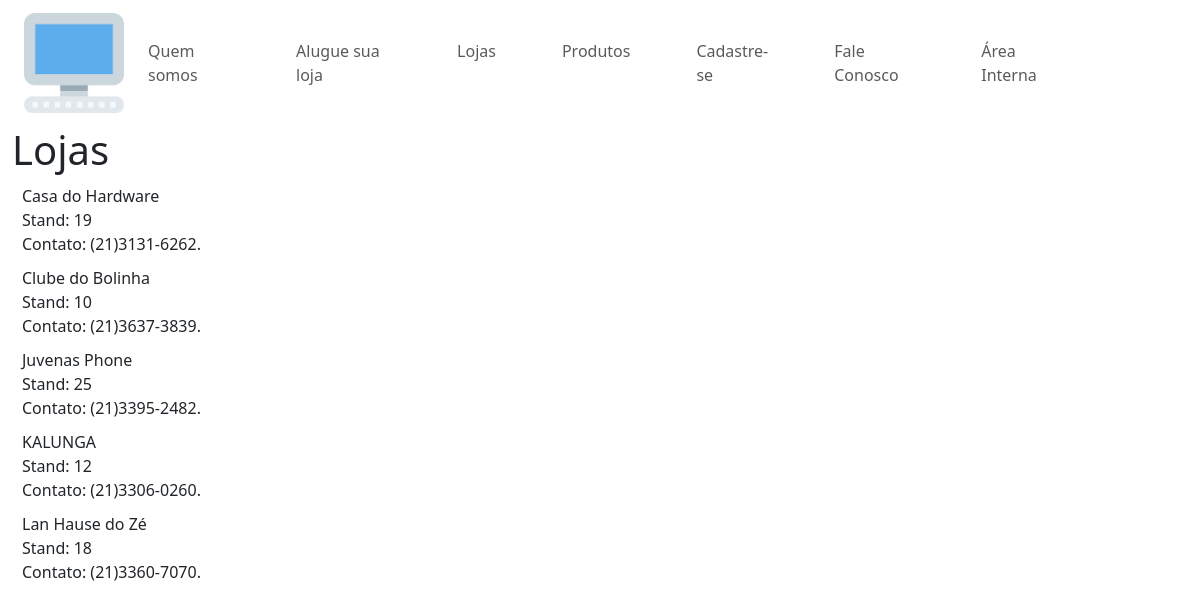
/lojas, run on the app's committed database.
### cadastro/models.py (models this page shows, shortened)
class Loja(models.Model):
    nome = models.CharField(max_length=100)
    telefone = models.CharField(max_length=20)
    numero = models.IntegerField(max_length = 5 ,null=True ,blank=True)

### Site/views.py (the view)
# urls.py: path('lojas' , views.lojas, name='lojas'),
def lojas(request):
    lojas = Loja.objects.order_by(Lower('nome'))
    return render(request,'lojas.html',{'lojas' : lojas})

### Site/templates/lojas.html
{% extends 'principal.html' %}
{% block content %}
     <h1>Lojas</h1>
    {% for l in lojas %}
        <P> {{l.nome}}  <br> Stand: {{l.numero}}<br>Contato: {{l.telefone}}. </P>
    {% endfor %}
{% endblock %}

### arquivos/css/estilo.css (style rules this page uses)
p { margin: 10px 10px 10px 10px; }

### data on the page
Loja: nome "Casa do Hardware", numero "19", telefone "(21)3131-6262"
Loja: nome "Clube do Bolinha", numero "10", telefone "(21)3637-3839"
Loja: nome "Juvenas Phone", numero "25", telefone "(21)3395-2482"
Loja: nome "KALUNGA", numero "12", telefone "(21)3306-0260"
Loja: nome "Lan Hause do Zé", numero "18", telefone "(21)3360-7070"
